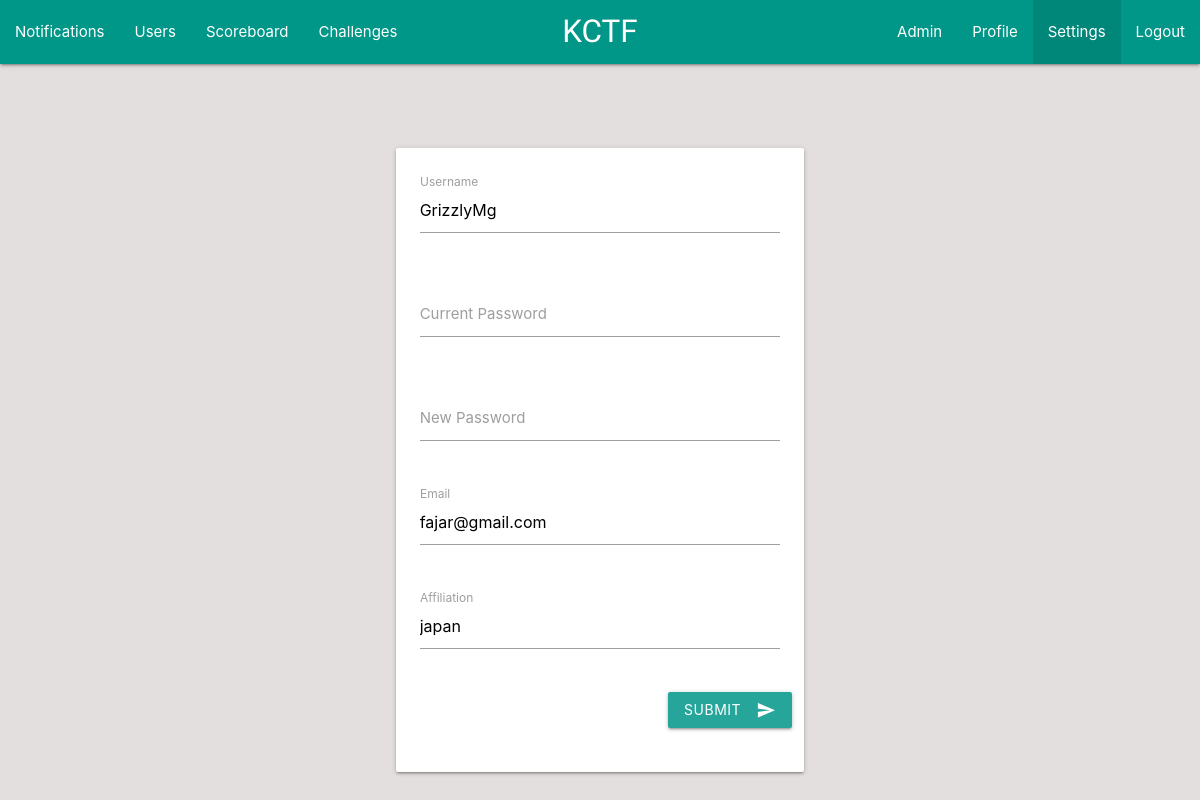
The app's page /settings/index.php (signed in), older data.
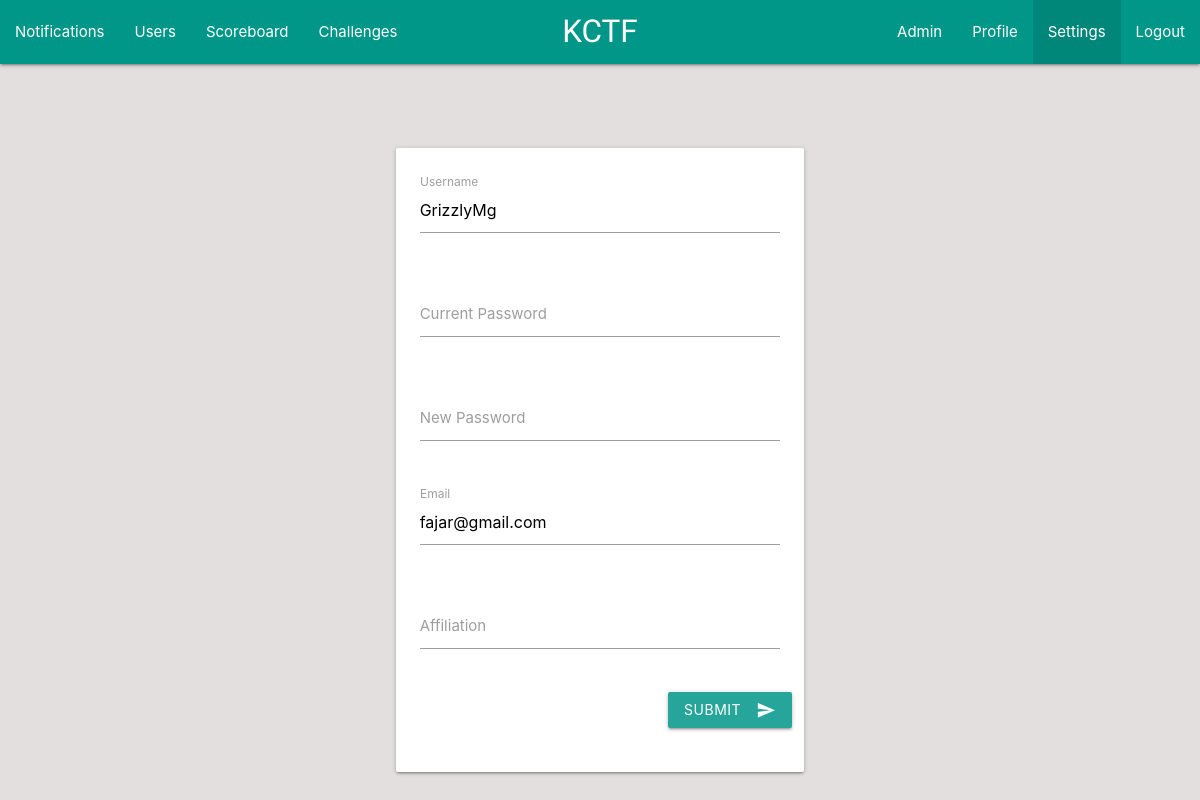
The same page, newer data.
### tables this page shows
CREATE TABLE `users` (
  `id_user` int(11) NOT NULL,
  `username` varchar(30) NOT NULL,
  `password` char(32) NOT NULL,
  `email` varchar(50) NOT NULL,
  `affiliation` varchar(30) DEFAULT NULL,
  `role` int(11) NOT NULL,
  `status` int(11) NOT NULL
);

### settings/index.php (the view, shortened to what this page needs)
<!DOCTYPE html>
<html lang="en">
<head>
    <link rel="stylesheet" href="https://cdnjs.cloudflare.com/ajax/libs/materialize/1.0.0/css/materialize.min.css">
    <link rel="stylesheet" href="../assets/style.css">
</head>
<body>
    <?php
        require_once "../template/nav.php";
        $id = $_SESSION['id'];
        $sql = "SELECT * FROM users WHERE id_user='$id'";
        $result = $conn->query($sql);
        $username = '';
        $affiliation = '';
        $email = '';
        while($data = $result->fetch_assoc()){
            $username = $data['username'];
            $affiliation = $data['affiliation'];
            $email = $data['email'];
        }
    ?>
    <div class="container">
        <div class="row">
            <form class="col s12 center-align form-pad-top" id="update-form">
                <div class="card-panel card-mobile">
                    <div class="row">
                        <div class="input-field col s12">
                            <input id="username" value="<?php echo $username ?>" name="username" type="text" class="validate" required>
                            <label for="username">Username</label>
                        </div>
                    </div>
                    <div class="row">
                        <div class="input-field col s12">
                            <input id="confirm_password" name="confirm_password" type="password" class="validate">
                            <label for="confirm_password">Current Password</label>
                        </div>
                    </div>
                    <div class="row">
                        <div class="input-field col s12">
                            <input id="new_password" name="new_password" type="password" class="validate">
                            <label for="new_password">New Password</label>
                        </div>
                    </div>
                    <div class="row">
                        <div class="input-field col s12">
                            <input id="email" value="<?php echo $email ?>" name="email" type="email" class="validate">
                            <label for="email">Email</label>
                        </div>
                    </div>
                    <div class="row">
                        <div class="input-field col s12">
                            <input id="affiliation" value="<?php echo $affiliation ?>" name="affiliation" type="text" class="validate">
                            <label for="affiliation">Affiliation</label>
                        </div>
                    </div>
                    <div class="row">
                        <div class="right-align">
                            <button class="btn waves-effect waves-light" id="update" type="button">Submit
                                <i class="material-icons right">send</i>
                            </button>
                        </div>
                    </div>
                </div>
            </form>
        </div>
    </div>
</body>
</html>

Row changes from the older to the newer data that the page shows:
changed users "GrizzlyMg": affiliation "japan" → (not shown)
